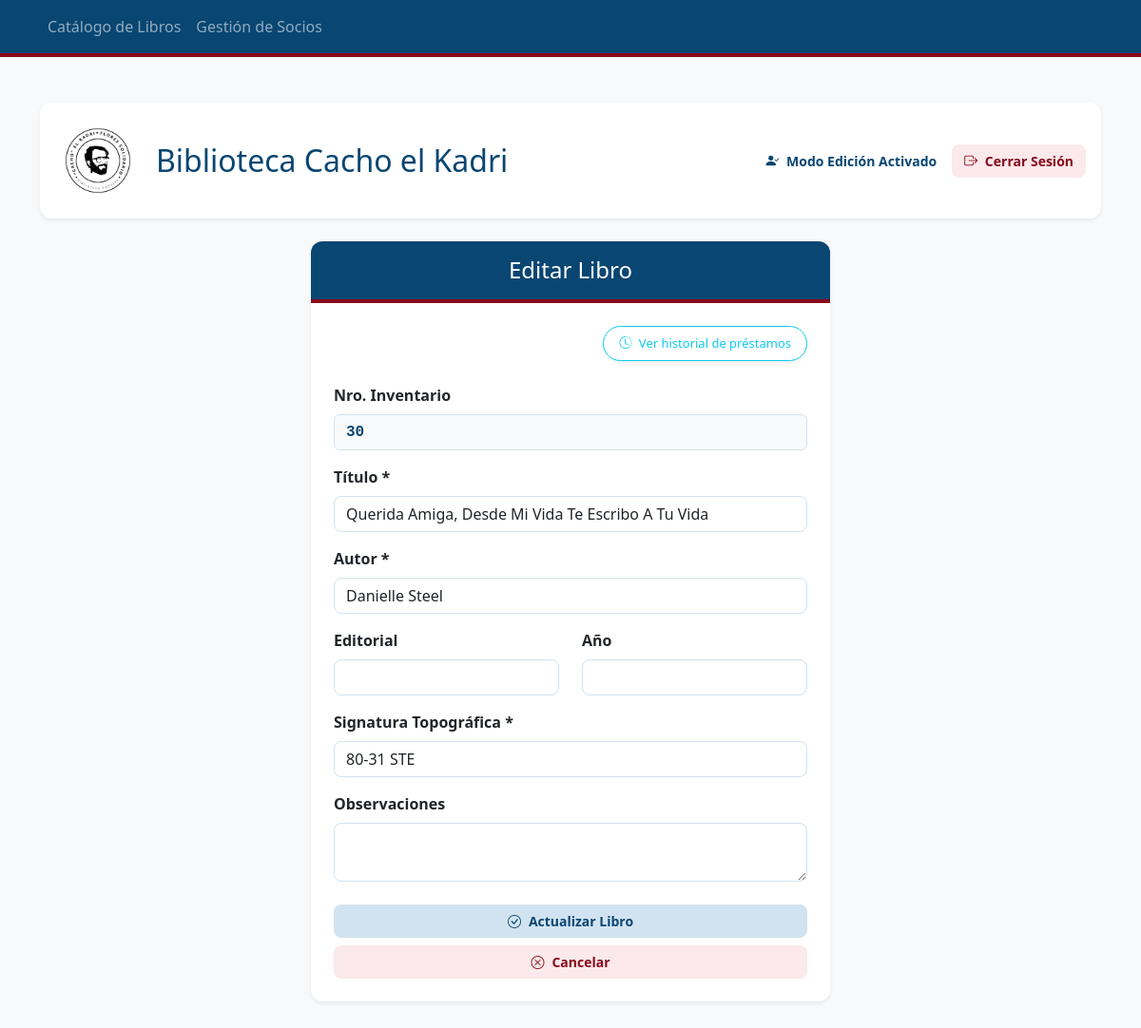
Before: /editar/30 (signed in) with the older database file.
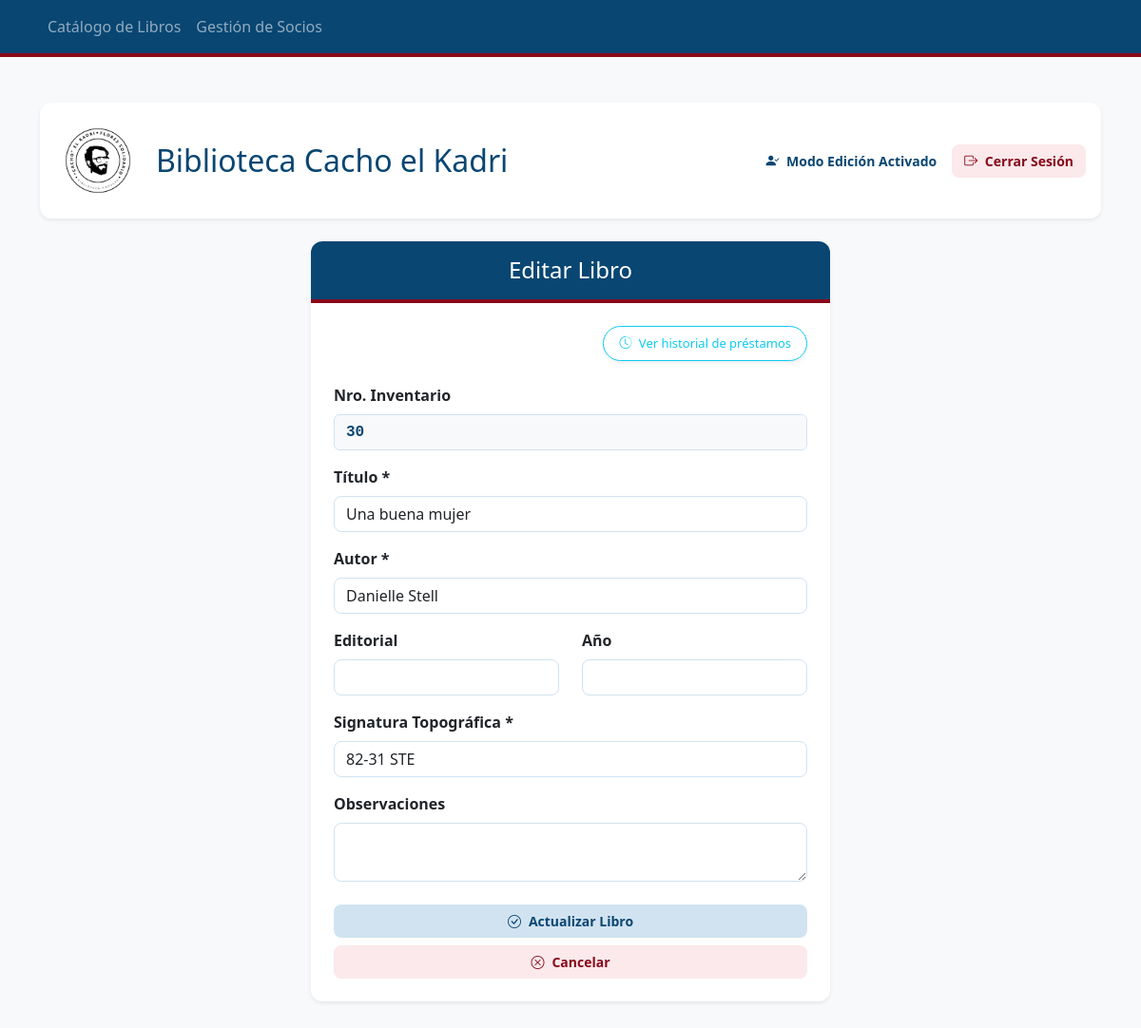
After: the same page with the newer database file.
### tables this page shows
CREATE TABLE Obras (
            mfn INTEGER PRIMARY KEY AUTOINCREMENT,
            titulo TEXT NOT NULL,
            autor TEXT NOT NULL,
            editorial TEXT,
            anio TEXT
        );

CREATE TABLE Ejemplares (
            nro_inventario INTEGER PRIMARY KEY,
            mfn_vinculado INTEGER,
            signatura_topografica TEXT,
            observaciones TEXT,
            FOREIGN KEY (mfn_vinculado) REFERENCES Obras (mfn)
        );

### app.py (the view)
@app.route('/editar/<int:nro_inventario>')
def editar_libro(nro_inventario):
    if not session.get('admin'):
        return redirect('/')
    conexion = sqlite3.connect("biblioteca.db")
    cursor = conexion.cursor()
    cursor.execute('''
        SELECT e.nro_inventario, o.titulo, o.autor, o.editorial, o.anio, e.signatura_topografica, e.observaciones
        FROM Ejemplares e
        JOIN Obras o ON e.mfn_vinculado = o.mfn
        WHERE e.nro_inventario = ?
    ''', (nro_inventario,))
    libro_a_editar = cursor.fetchone()
    conexion.close()
    return render_template('editar_libro.html', libro=libro_a_editar)

### templates/editar_libro.html
{% extends 'layout.html' %}
{% block content %}
<div class="row justify-content-center mb-5">
    <div class="col-md-8 col-lg-6">
        <div class="card shadow-sm border-0" style="border-radius: 12px; overflow: hidden;">
            <div class="card-header text-white text-center py-3" style="background-color: #094672; border-bottom: 4px solid #88091a;">
                <h4 class="mb-0 font-weight-bold">Editar Libro</h4>
            </div>
            <div class="card-body p-4">
                <div class="text-end mb-4">
                    <a href="/historial_libro/{{ libro[0] }}" class="btn btn-outline-info shadow-sm px-3 py-2" style="border-radius: 20px !important; font-size: 13px;">
                        <i class="bi bi-clock-history me-1"></i> Ver historial de préstamos
                    </a>
                </div>
                <form action="/actualizar/{{ libro[0] }}" method="POST">
                    <div class="mb-3">
                        <label class="form-label fw-bold">Nro. Inventario</label>
                        <input type="number" name="nro_inventario" class="form-control bg-light" value="{{ libro[0] }}" readonly style="color: #094672; font-family: monospace; font-size: 16px; font-weight: bold; border: 1px solid #d1e3f0;">
                    </div>
                    <div class="mb-3">
                        <label class="form-label fw-bold">Título *</label>
                        <input type="text" name="titulo" class="form-control" value="{{ libro[1] }}" required style="border: 1px solid #d1e3f0; border-radius: 8px;">
                    </div>
                    <div class="mb-3">
                        <label class="form-label fw-bold">Autor *</label>
                        <input type="text" name="autor" class="form-control" value="{{ libro[2] }}" required style="border: 1px solid #d1e3f0; border-radius: 8px;">
                    </div>
                    <div class="row">
                        <div class="col-md-6 mb-3">
                            <label class="form-label fw-bold">Editorial</label>
                            <input type="text" name="editorial" class="form-control" value="{{ libro[3] if libro[3] else '' }}" style="border: 1px solid #d1e3f0; border-radius: 8px;">
                        </div>
                        <div class="col-md-6 mb-3">
                            <label class="form-label fw-bold">Año</label>
                            <input type="number" name="anio" class="form-control" value="{{ libro[4] if libro[4] else '' }}" style="border: 1px solid #d1e3f0; border-radius: 8px;">
                        </div>
                    </div>
                    <div class="mb-3">
                        <label class="form-label fw-bold">Signatura Topográfica *</label>
                        <input type="text" name="signatura" class="form-control" value="{{ libro[5] }}" required style="border: 1px solid #d1e3f0; border-radius: 8px;">
                    </div>
                    <div class="mb-4">
                        <label class="form-label fw-bold">Observaciones</label>
                        <textarea name="observaciones" class="form-control" rows="2" style="border: 1px solid #d1e3f0; border-radius: 8px;">{{ libro[6] if libro[6] else '' }}</textarea>
                    </div>
                    <div class="d-grid gap-2">
                        <button type="submit" class="btn btn-success btn-lg py-2">
                            <i class="bi bi-check-circle me-2"></i>Actualizar Libro
                        </button>
                        <a href="/" class="btn btn-primary btn-lg py-2">
                            <i class="bi bi-x-circle me-2"></i>Cancelar
                        </a>
                    </div>
                </form>
            </div>
        </div>
    </div>
</div>
{% endblock %}

Changed rows visible on the page:
removed Obras: titulo "Querida Amiga, Desde Mi Vida Te Escribo A Tu Vida", autor "Danielle Steel"
changed Ejemplares id 30: signatura "80-31 STE" → "82-31 STE"
added Obras: titulo "Una buena mujer", autor "Danielle Stell"
